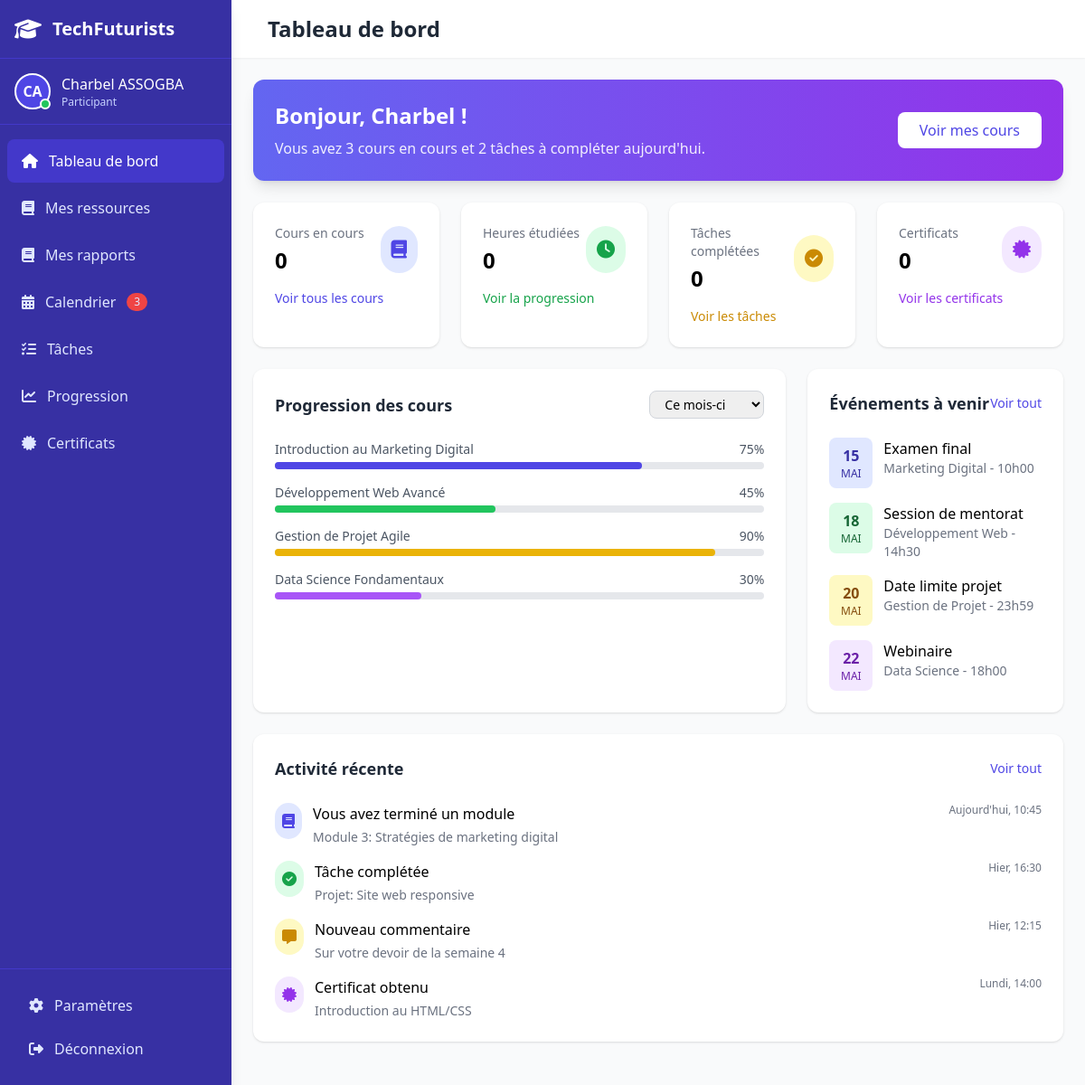
The app's page /participant/dashboard (signed in), older data.
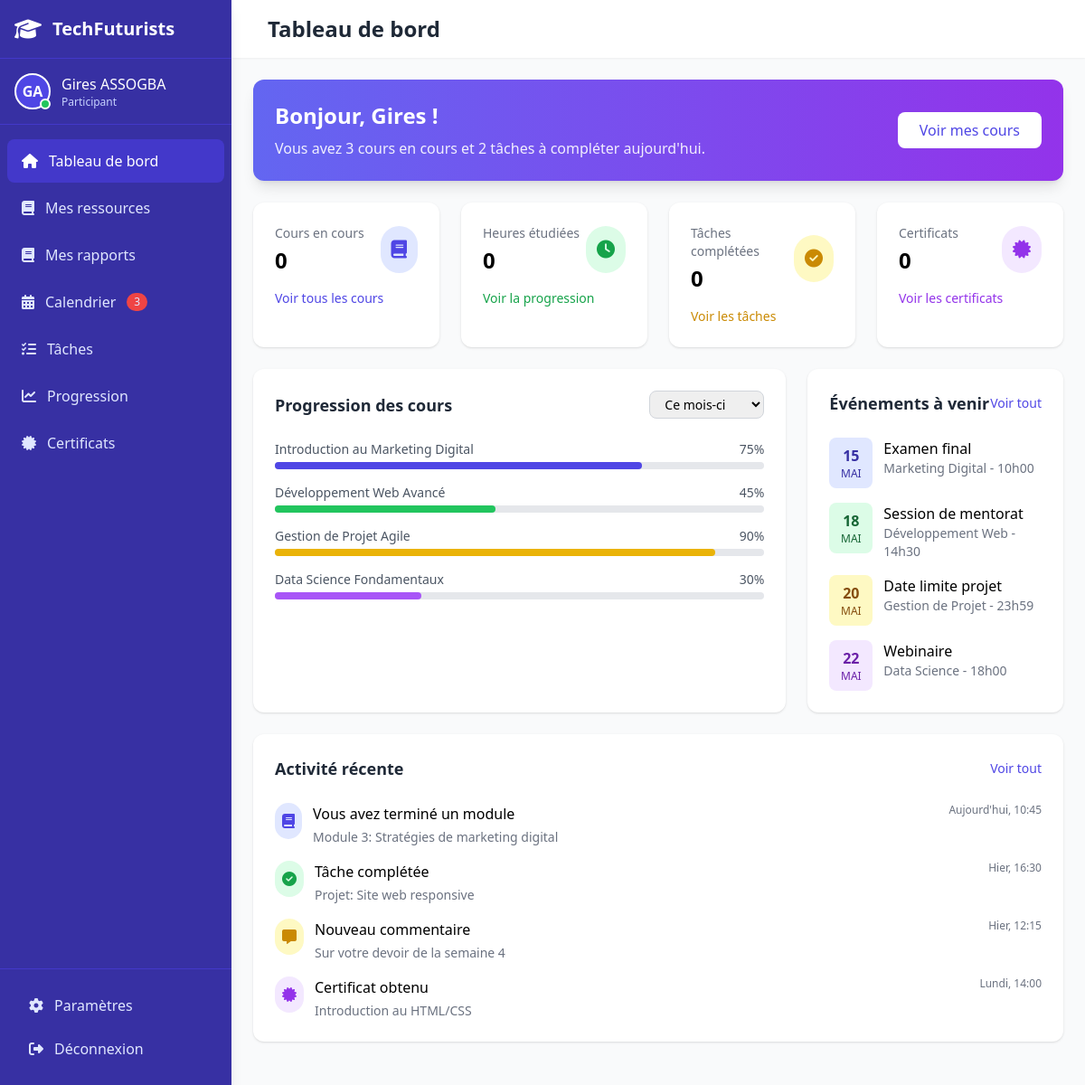
The same page, newer data.
### app/models/users.py (models this page shows, shortened)
class User(UserMixin, db.Model):
    id = db.Column(db.Integer, primary_key=True)
    email = db.Column(db.String(120), unique=True, nullable=False)
    first_name = db.Column(db.String(64), nullable=False)
    last_name = db.Column(db.String(64), nullable=False)
    password_hash = db.Column(db.String(128), nullable=False)
    role = db.Column(db.Enum(RoleEnum), default=RoleEnum.Participant)
    is_verified = db.Column(db.Boolean, default=False)
    created_at = db.Column(db.DateTime, default=datetime.utcnow)

### app/routes/participant.py (the view)
@bp.route('/dashboard')
@token_required
@role_required(RoleEnum.Participant)
def dashboard(current_user):
    return render_template('dashboard/participant.html', user=current_user)

### app/auth_utils.py (called while the page is built)
def role_required(expected_role: RoleEnum):
    def decorator(f):
        @wraps(f)
        def wrapped(current_user, *args, **kwargs):
            if current_user.role != expected_role:
                return jsonify({'message': 'Accès interdit : rôle insuffisant'}), 403
            return f(current_user, *args, **kwargs)
        return wrapped
    return decorator

### app/models/users.py (called while the page is built)
@login_manager.user_loader
def load_user(user_id):
    return User.query.get(int(user_id))

### app/templates/dashboard/participant.html (shortened to what the changed rows need)
<!DOCTYPE html>
<html lang="fr">
<head>
    <script src="https://cdn.tailwindcss.com"></script>
    <link rel="stylesheet" href="https://cdnjs.cloudflare.com/ajax/libs/font-awesome/6.4.0/css/all.min.css">
    <link rel="stylesheet" href="{{ url_for('static', filename='css/Participant.css') }}">
</head>
<body class="bg-gray-100 font-sans">
    <div class="flex h-screen overflow-hidden">
        <div id="sidebar" class="fixed inset-y-0 left-0 z-50 w-64 bg-indigo-800 text-white transition-all duration-300 ease-in-out shadow-lg lg:transform-none">
            <div class="flex flex-col h-full">
                <div class="user-info p-4 flex items-center space-x-3 border-b border-indigo-700">
                    <div class="relative">
                        <div class="w-10 h-10 rounded-full bg-indigo-600 text-white flex items-center justify-center font-semibold border-2 border-white">
                            {{ user.first_name[0] }}{{ user.last_name[0] }}
                        </div>
                        <span class="absolute bottom-0 right-0 w-3 h-3 bg-green-500 rounded-full border-2 border-white"></span>
                    </div>
                    <div>
                        <div class="font-medium">{{ user.first_name }} {{ user.last_name }}</div>
                        <div class="text-xs text-indigo-200">{{ user.role.value }}</div>
                    </div>
                </div>
            </div>
        </div>
        <div id="mainContent" class="flex-1 flex flex-col overflow-hidden lg:ml-64 transition-all duration-300 ease-in-out">
            <header class="bg-white shadow-sm z-40">
                <div class="flex items-center justify-between px-4 py-3 sm:px-6 sm:py-4">
                    <div class="flex items-center space-x-4">
                        <h1 class="header-title text-xl sm:text-2xl font-bold text-gray-800">Tableau de bord</h1>
                    </div>
                </div>
            </header>
            <main class="flex-1 overflow-y-auto p-4 sm:p-6 bg-gray-50">
                <div class="bg-gradient-to-r from-indigo-500 to-purple-600 rounded-xl p-4 sm:p-6 text-white mb-6 shadow-lg">
                    <div class="flex flex-col md:flex-row md:items-center md:justify-between">
                        <div class="mb-4 md:mb-0">
                            <h2 class="text-xl sm:text-2xl font-bold mb-2">Bonjour, {{ user.first_name }} !</h2>
                            <p class="opacity-90 text-sm sm:text-base">Vous avez 3 cours en cours et 2 tâches à compléter aujourd'hui.</p>
                        </div>
                    </div>
                </div>
</body>
</html>

Row changes from the older to the newer data that the page shows:
changed User "ASSOGBA": first_name "C" → "G"; first_name "Charbel" → "Gires"
